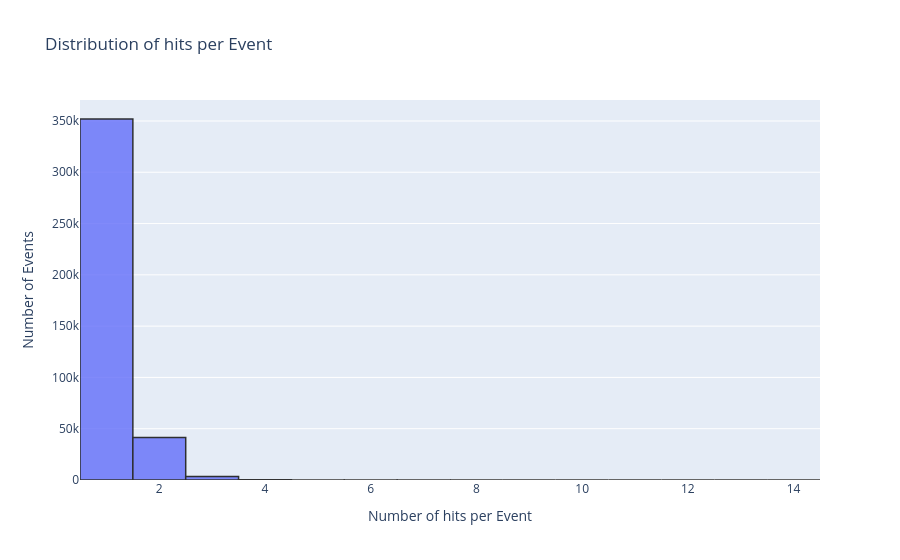

Notebook code for this chart:
### Code cell
# Histogram the counts of unique EventIDs
hist, bin_edges = np.histogram(event_counts, bins=np.arange(0.5, event_counts.max() + 1.5, 1))

fig = px.bar(
    x=bin_edges[:-1]+0.5,  # Center the bins
    y=hist,
    labels={'x': 'Number of hits per Event', 'y': 'Number of Events'},
    title="Distribution of hits per Event"

)

# 2. Replicate the 'edgecolor' and 'width' look
fig.update_traces(
    marker_line_color='black', 
    marker_line_width=1.5,
    opacity=0.8
)

fig.update_layout(bargap=0)

fig.show()

### Figure 1 — Plotly figure (JSON) as saved in the notebook; plotly's stock layout.template omitted (floating-point values rounded to 4 significant figures)
{"data": [{"hovertemplate": "Number of hits per Event=%{x}<br>Number of Events=%{y}<extra></extra>", "legendgroup": "", "marker": {"color": "#636efa", "line": {"color": "black", "width": 1.5}, "pattern": {"shape": ""}}, "name": "", "opacity": 0.8, "orientation": "v", "showlegend": false, "textposition": "auto", "type": "bar", "x": [1.0, 2.0, 3.0, 4.0, 5.0, 6.0, 7.0, 8.0, 9.0, 10.0, 11.0, 12.0, 13.0, 14.0], "xaxis": "x", "y": [351922, 41503, 3372, 223, 26, 11, 7, 3, 1, 2, 0, 0, 0, 1], "yaxis": "y"}], "layout": {"bargap": 0, "barmode": "relative", "legend": {"tracegroupgap": 0}, "title": {"text": "Distribution of hits per Event"}, "xaxis": {"anchor": "y", "domain": [0, 1], "title": {"text": "Number of hits per Event"}}, "yaxis": {"anchor": "x", "domain": [0, 1], "title": {"text": "Number of Events"}}}}
